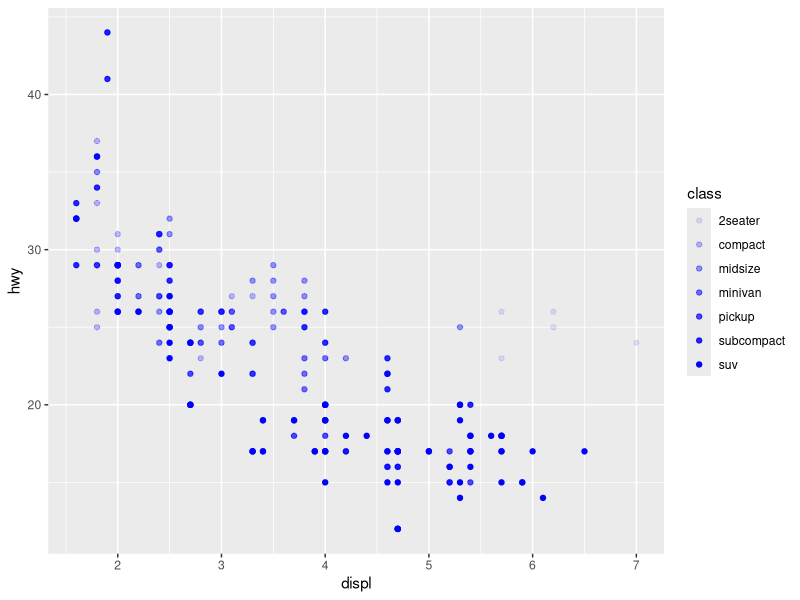

This chart was generated by the following R code:
library(tidyverse)

tail(mpg)
head(mpg)
nrow(mpg)
ncol(mpg)

count(mpg, class, drv)
count(mpg, drv, class)

nrow(mtcars)
ncol(mtcars)
glimpse(mtcars)

# initialize the plot
plt <- ggplot(data = mpg)

# define the x-y mapping aesthetics
# viz_lyr <- aes(x = displ, y = hwy, colour = class)
# viz_lyr <- aes(x = displ, y = hwy, size = class)
viz_lyr <- aes(x = displ, y = hwy, alpha = class)
# viz_lyr <- aes(x = displ, y = hwy, shape = class)
# viz_lyr <- aes(x = hwy, y = cyl)
# viz_lyr <- aes(x = class, y = drv)

# do the plotting
# plt + geom_point(mapping = viz_lyr)
plt + geom_point(mapping = viz_lyr, color = "blue")
# plt + geom_count(mapping = viz_lyr)
